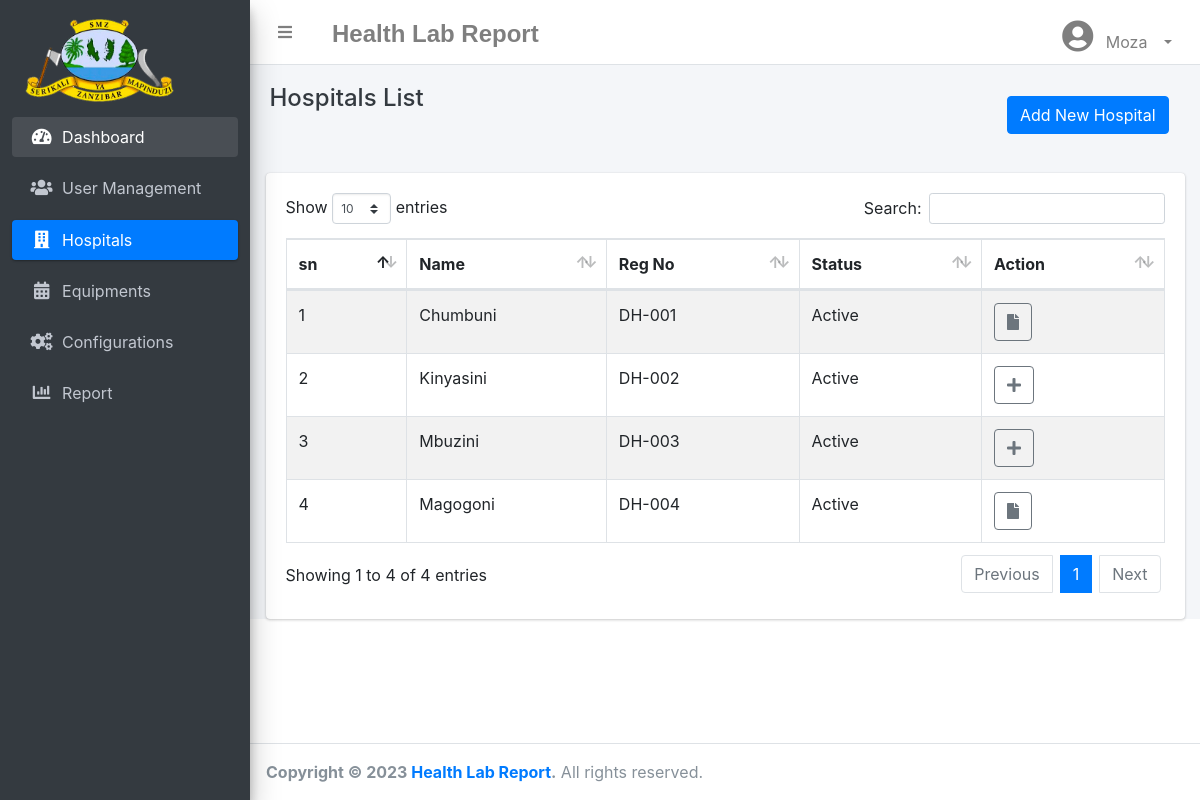
The app's page /hospitals.php (signed in) with its own data.
### tables this page shows
CREATE TABLE `hlr_users` (
  `userId` int NOT NULL AUTO_INCREMENT,
  `userName` varchar(200) DEFAULT NULL,
  `email` varchar(200) DEFAULT NULL,
  `role` varchar(200) DEFAULT NULL,
  `password` varchar(200) DEFAULT NULL,
  `status` int DEFAULT NULL,
  `createdBy` int DEFAULT NULL,
  `createdDate` datetime DEFAULT NULL,
  `modifiedBy` int DEFAULT NULL,
  `modifiedDate` datetime DEFAULT NULL,
  PRIMARY KEY (`userId`)
);

CREATE TABLE `hlr_hospitals` (
  `hospId` int NOT NULL AUTO_INCREMENT,
  `regNo` varchar(200) DEFAULT NULL,
  `name` varchar(200) DEFAULT NULL,
  `status` int DEFAULT NULL,
  `createdBy` int DEFAULT NULL,
  `createdDate` datetime DEFAULT NULL,
  `modifiedBy` int DEFAULT NULL,
  `modifiedDate` datetime DEFAULT NULL,
  PRIMARY KEY (`hospId`)
);

### DB.php (called while the page is built, shortened)
<?php
class DBHelper{
    private $conn;
    public function __construct(){
       $database = new Database();
        $conn = $database->dbConnection();
        $this->conn = $conn;
    }
    public function getRows($table, $conditions = []) {
        try {
            $sql = 'SELECT ';
            $sql .= array_key_exists("select", $conditions)? $conditions['select']:'*';
            $sql .= ' FROM '.$table;
            if(array_key_exists("table_combination", $conditions) || array_key_exists("where", $conditions) || array_key_exists("complex", $conditions)){
                $sql .= ' WHERE ';
                $sql .= array_key_exists("table_combination", $conditions) && array_key_exists("where", $conditions) ? " AND ": "";
                if(array_key_exists("where", $conditions)){
                    $i = 0;
                    foreach($conditions['where'] as $key => $value){
                        $pre = ($i > 0)?' AND ':'';
                        $sql .= $pre.$key." = '".$value."'";
                        $i++;
                    }
                }
                $sql .= array_key_exists("table_combination", $conditions) || array_key_exists("where", $conditions) ? (array_key_exists("complex", $conditions) ? " AND ": "" ): "";
                $sql .= array_key_exists("complex", $conditions) ? $conditions['complex'] : "";
            }
            $query = $this->conn->prepare($sql);
            $query->execute();
            if(array_key_exists("return_type", $conditions) && $conditions['return_type'] != 'all'){
                switch($conditions['return_type']){
                    case 'count':
                        $data = $query->rowCount();
                        break;
                    case 'single':
                        $data = $query->fetch(PDO::FETCH_ASSOC);
                        break;
                    default:
                        $data = '';
                }
            }else{
                if($query->rowCount() > 0){
                    $data = $query->fetchAll(PDO::FETCH_ASSOC);
                }
            }
            return !empty($data)?$data:false;
        }catch(PDOException $e) {
            echo $e;
        }
    }
    public function getData($table,$attrName,$id,$id2)
    {
        $query = $this->getRows($table,array('where'=>array($id=>$id2),' order_by'=>' courseID ASC'));
        if(!empty($query))
        {
            foreach ($query as  $q) {
                $attrName=$q[$attrName];
                return $attrName;
            }
        }
        else
        {
            return null;
        }
    }
}
?>

### hospitals.php (the view, shortened to what this page needs)
<!DOCTYPE html>
<html lang="en">
<head>
    <link rel="stylesheet" href="plugins/fontawesome-free/css/all.min.css">
    <link rel="stylesheet" href="https://code.ionicframework.com/ionicons/2.0.1/css/ionicons.min.css">
    <link rel="stylesheet" href="plugins/icheck-bootstrap/icheck-bootstrap.min.css">
    <link rel="stylesheet" href="dist/css/adminlte.css">
    <link rel="stylesheet" href="plugins/datatables-bs4/css/dataTables.bootstrap4.min.css">
    <link rel="stylesheet" href="plugins/datatables-responsive/css/responsive.bootstrap4.min.css">
</head>
<body>
    <?php
    include 'topnav.php';
    include 'sidenav.php';
    require_once "DB.php";
    $db = new DBHelper();
    $i = 1;
    $hosp = $db->getRows("hlr_hospitals");
?>
  <div class="content-wrapper">
    <div class="content-header">
      <div class="container-fluid">
        <div class="row mb-2">
          <div class="col-sm-6">
            <h4 class="m-1 text-dark">Hospitals List</h4>
          </div>
          <div class="col-md-6">
            <ol class="breadcrumb float-sm-right">
            <button type="button" class="btn btn-primary m-3" data-toggle="modal" data-target="#exampleModalLong">Add New Hospital</button>
            </ol>
          </div>
        </div>
      </div>
    </div>
    <section class="content ">
      <div class="container-fluid">
     <div class="card">
              <div class="card-body">
                <table id="example1" class="table table-bordered table-striped">
                  <thead>
                  <tr>
                    <th>sn</th>
                    <th>Name</th>
                    <th>Reg No</th>
                    <th>Status</th>
                    <th>Action</th>
                  </tr>
                  </thead>
                  <tbody>
                        <tr>
                            <?php
                            if (!empty($hosp)) {
                                foreach ($hosp as $u) { ?>
                                    <td><?= $i++; ?></td>
                                    <td><?= $u["name"]; ?></td>
                                    <td><?= $u["regNo"]; ?></td>
                                    <td><?php if (($u["status"]) == 1) {
                                            echo "Active";
                                        } else {
                                            echo "Blocked";
                                        } ?>
                                    </td>
                                    <td style="display: flex;">
                                    <?php
                                        $hospReport = $db->getRows("hlr_equiptReport", array("where" => array("hospId" => $u["hospId"])));
                                          if (empty($hospReport)) {
                                                ?>
                                                <a href="add_hospReport.php?id=<?=$u['hospId']?>" class="btn btn-outline-secondary" type="button"><span class="fa fa-plus"></span></a>
                                  <?php
                                              }else{?>
                                                <a href="add_hospReport.php?id=<?=$u['hospId']?>" class="btn btn-outline-secondary" type="button"><span class="fa fa-file"></span></a>
                                 <?php
                                              }
                                    ?>
                                    </td>
                              </tr>
                        <?php
                                }
                            }else{
                              echo '<td colspan="8"><center>no hospital found</center></td>';
                            }
                ?>
                  </tbody>
                </table>
              </div>
            </div>
          </div>
        </div>
<?php
include('footer.php');
?>
</body>
</html>

### topnav.php (shortened to what this page needs)
<?php
require_once "DB.php";
$db = new DBHelper();
 ?>
  <nav class="main-header navbar navbar-expand navbar-white navbar-light">
    <ul class="navbar-nav">
      <li class="nav-item">
        <a class="nav-link" data-widget="pushmenu" href="#" role="button"><i class="fas fa-bars"></i></a>
      </li>
      <li class="nav-item d-none d-sm-inline-block">
        <a href="#" class="nav-link"><h4 style="font-family:'Franklin Gothic Medium', 'Arial Narrow', Arial, sans-serif; font-weight:600">Health Lab Report</h4></a>
      </li>
    </ul>
    <ul class="navbar-nav ml-auto ms-auto">
        <li class="nav-item dropdown">
            <a href="#" class="nav-link dropdown-toggle" id="navbarDropdown"  role="button" data-bs-toggle="dropdown" aria-expanded="false">
              <i class="fa fa-2x fa-user-circle"></i>
              <span class="p-2"><?= $db->getData("hlr_users","userName","userId",$_SESSION['id_session']);?></span>
           </a>
        </li>
    </ul>
  </nav>

### sidenav.php (style rules this page uses)
li { padding: 4px; }

### records on screen
hlr_users: userName "Moza"
hlr_hospitals: name "Chumbuni", regNo "DH-001", status "Active"
hlr_hospitals: name "Kinyasini", regNo "DH-002", status "Active"
hlr_hospitals: name "Mbuzini", regNo "DH-003", status "Active"
hlr_hospitals: name "Magogoni", regNo "DH-004", status "Active"
